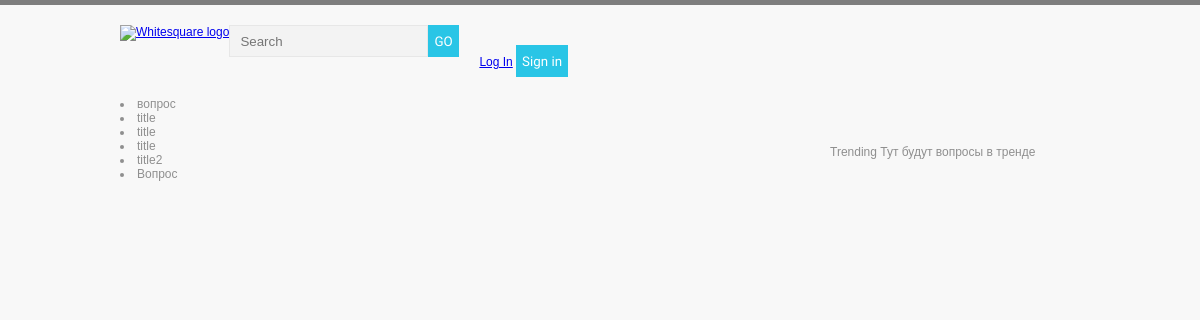
The app's page /, older data.
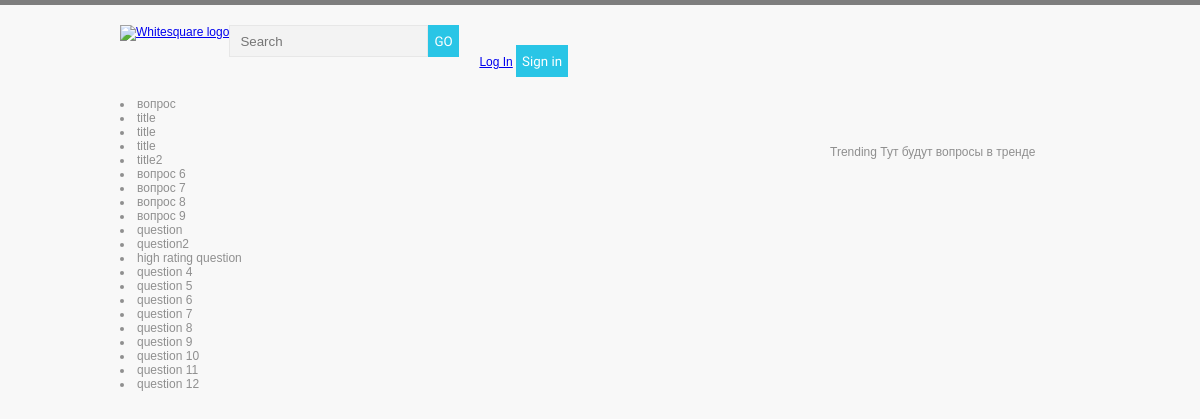
The same page, newer data.
### blog/models.py (models this page shows, shortened)
class Question(models.Model):
    title = models.CharField(max_length=255)
    content = models.TextField(max_length=10000)
    date = models.DateTimeField(auto_now_add=True, blank=True)
    author = models.ForeignKey(CustomUser, on_delete=models.CASCADE)
    tag = models.ForeignKey(Tag, on_delete=models.CASCADE)
    rating = models.IntegerField(default=0)

### users/views.py (the view)
# urls.py: path("", index, name='home'),
def index(request):
    questions = Question.objects.all()
    context = {
        'questions': questions,
    }
    return render(request, 'home.html', context=context)

### templates/home.html (shortened to what this page needs)
{% extends 'base.html' %}
{% block content %}
{% if user.is_authenticated %}
  <p><a href="{% url 'logout' %}">Log Out </a>  <a href="{% url 'user' pk=user.id %}">Your page </a></p>
{% else %}
  <p><a href="{% url 'login' %}">Log In</a> <button onclick="window.location.href = '{% url 'signup' %}';">Sign in</button></p>
{% endif %}
{% for q in  questions  %}
    <li class="list-group-item text-center">{{ q.title }}</li>
{% endfor %}
{% endblock %}
{% block sidebar %}
 Trending
  Тут будут вопросы в тренде
{% endblock %}

Row changes from the older to the newer data that the page shows:
changed Question: title "Вопрос" → "вопрос 6"
added Question: title "вопрос 7"
added Question: title "вопрос 8"
added Question: title "вопрос 9"
added Question: title "question"
added Question: title "question2"
added Question: title "high rating question"
added Question: title "question 4"
added Question: title "question 5"
added Question: title "question 6"
added Question: title "question 7"
added Question: title "question 8"
added Question: title "question 9"
added Question: title "question 10"
added Question: title "question 11"
added Question: title "question 12"
